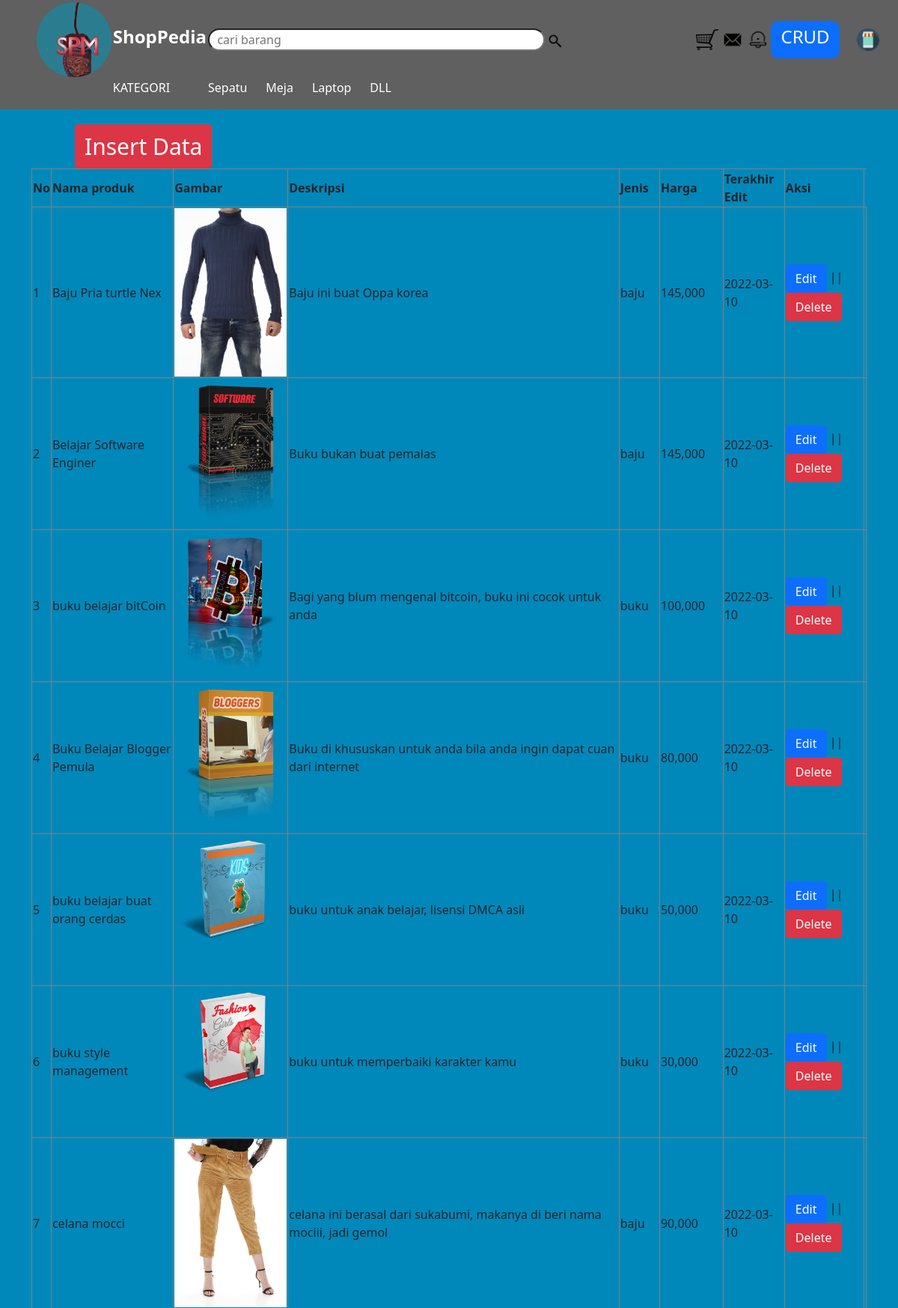
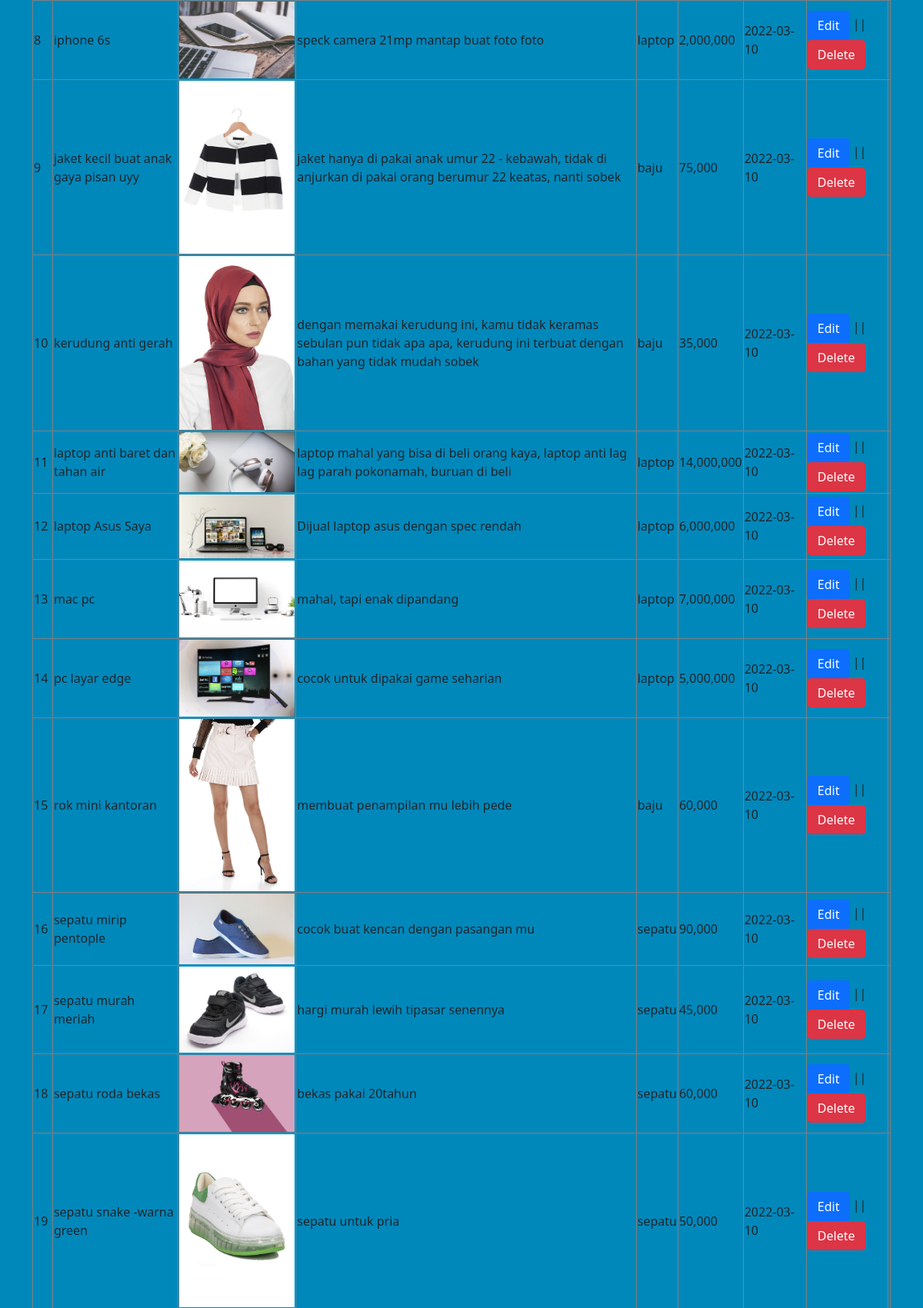
The app's page /read.php (upper part) with its own data (2 pictures, top to bottom).
### tables this page shows
CREATE TABLE `produk` (
  `id_produk` int(20) NOT NULL,
  `nama_produk` varchar(100) DEFAULT NULL,
  `gambar` varchar(20) NOT NULL,
  `deskripsi` text DEFAULT NULL,
  `jenis` varchar(10) NOT NULL,
  `harga` int(100) NOT NULL,
  `tgl_upload` date NOT NULL
);

### read.php (the view, shortened to what this page needs)
<!DOCTYPE html>
<html>
<head>
	<link rel="stylesheet" type="text/css" href="https://cdn.datatables.net/1.11.5/css/jquery.dataTables.min.css">
	<link href="css/bootstrap.min.css" rel="stylesheet" >
</head>
<body>
<?php
include_once 'panggil_header.php';
?>
<button type="button" class="btn btn-danger" data-bs-toggle="modal" data-bs-target="#exampleModal" style="margin-left: 100px; margin-top: 20px; font-size:30px">
  Insert Data
</button>
	<div class="container">
	<div class="row">
		<div class="col-md-12">
	<table id="tabelurang" class=" table-bordered">
		<thead>
			<tr>
				<th>No</th>
				<th>Nama produk</th>
				<th>Gambar</th>
				<th>Deskripsi</th>
				<th>Jenis</th>
				<th>Harga</th>
				<th>Terakhir Edit</th>
				<th>Aksi</th>
			</tr>
		</thead>
		<tbody>
<?php
include_once 'connect.php';
$no=1;
$query_read = mysqli_query($link, "SELECT * FROM produk ORDER BY nama_produk ASC");
while($produk = mysqli_fetch_array($query_read)){
		$img = 'upload/'.$produk['gambar'];
?>
<tr class="table-active">
	<td><?php echo $no++; ?></td>
	<td><?php echo $produk['nama_produk'];?></td>
	<td><img src="<?php echo $img;?>" style="width: 150px; height: auto;"></td>
	<td><?php echo $produk['deskripsi'];?></td>
	<td><?php echo $produk['jenis'];?></td>
	<td><?php echo number_format($produk['harga']);?></td>
	<td><?php echo $produk['tgl_upload'];?></td>
	<?php
echo"
	<td><a href='update.php?id_produk=".$produk['id_produk']."' class='btn btn-primary'>Edit</a> || <a href='delete.php?id_produk=".$produk['id_produk']."' class='btn btn-danger'>Delete</a><td>
	";
	?>
</tr>
	</tbody>
		<?php
}
?>
	</table>
</div></div></div>
<?php
include_once 'panggil_footer.php';
?>
</body>
</html>

### panggil_header.php (style rules this page uses)
body { background-color: #0088BB; }

### panggil_footer.php (style rules this page uses)
body { background-color: #0088BB; }

### records on screen
produk: nama_produk "Baju Pria turtle Nex", gambar (picture), deskripsi "Baju ini buat Oppa korea", jenis "baju", harga "145,000", tgl_upload "2022-03-10"
produk: nama_produk "Belajar Software Enginer", gambar (picture), deskripsi "Buku bukan buat pemalas", jenis "baju", harga "145,000", tgl_upload "2022-03-10"
produk: nama_produk "buku belajar bitCoin", gambar (picture), deskripsi "Bagi yang blum mengenal bitcoin, buku ini cocok untuk anda", jenis "buku", harga "100,000", tgl_upload "2022-03-10"
produk: nama_produk "Buku Belajar Blogger Pemula", gambar (picture), deskripsi "Buku di khususkan untuk anda bila anda ingin dapat cuan dari internet", jenis "buku", harga "80,000", tgl_upload "2022-03-10"
produk: nama_produk "buku belajar buat orang cerdas", gambar (picture), deskripsi "buku untuk anak belajar, lisensi DMCA asli", jenis "buku", harga "50,000", tgl_upload "2022-03-10"
produk: nama_produk "buku style management", gambar (picture), deskripsi "buku untuk memperbaiki karakter kamu", jenis "buku", harga "30,000", tgl_upload "2022-03-10"
produk: nama_produk "celana mocci", gambar (picture), deskripsi "celana ini berasal dari sukabumi, makanya di beri nama mociii, jadi gemol", jenis "baju", harga "90,000", tgl_upload "2022-03-10"
produk: nama_produk "iphone 6s", gambar (picture), deskripsi "speck camera 21mp mantap buat foto foto", jenis "laptop", harga "2,000,000", tgl_upload "2022-03-10"
produk: nama_produk "jaket kecil buat anak gaya pisan uyy", gambar (picture), deskripsi "jaket hanya di pakai anak umur 22 - kebawah, tidak di anjurkan di pakai orang berumur 22 keatas, nanti sobek", jenis "baju", harga "75,000", tgl_upload "2022-03-10"
produk: nama_produk "kerudung anti gerah", gambar (picture), deskripsi "dengan memakai kerudung ini, kamu tidak keramas sebulan pun tidak apa apa, kerudung ini terbuat dengan bahan yang tidak mudah sobek", jenis "baju", harga "35,000", tgl_upload "2022-03-10"
produk: nama_produk "laptop anti baret dan tahan air", gambar (picture), deskripsi "laptop mahal yang bisa di beli orang kaya, laptop anti lag lag parah pokonamah, buruan di beli", jenis "laptop", harga "14,000,000", tgl_upload "2022-03-10"
produk: nama_produk "laptop Asus Saya", gambar (picture), deskripsi "Dijual laptop asus dengan spec rendah", jenis "laptop", harga "6,000,000", tgl_upload "2022-03-10"
produk: nama_produk "mac pc", gambar (picture), deskripsi "mahal, tapi enak dipandang", jenis "laptop", harga "7,000,000", tgl_upload "2022-03-10"
produk: nama_produk "pc layar edge", gambar (picture), deskripsi "cocok untuk dipakai game seharian", jenis "laptop", harga "5,000,000", tgl_upload "2022-03-10"
produk: nama_produk "rok mini kantoran", gambar (picture), deskripsi "membuat penampilan mu lebih pede", jenis "baju", harga "60,000", tgl_upload "2022-03-10"
produk: nama_produk "sepatu mirip pentople", gambar (picture), deskripsi "cocok buat kencan dengan pasangan mu", jenis "sepatu", harga "90,000", tgl_upload "2022-03-10"
produk: nama_produk "sepatu murah meriah", gambar (picture), deskripsi "hargi murah lewih tipasar senennya", jenis "sepatu", harga "45,000", tgl_upload "2022-03-10"
produk: nama_produk "sepatu roda bekas", gambar (picture), deskripsi "bekas pakai 20tahun", jenis "sepatu", harga "60,000", tgl_upload "2022-03-10"
produk: nama_produk "sepatu snake -warna green", gambar (picture), deskripsi "sepatu untuk pria", jenis "sepatu", harga "50,000", tgl_upload "2022-03-10"
